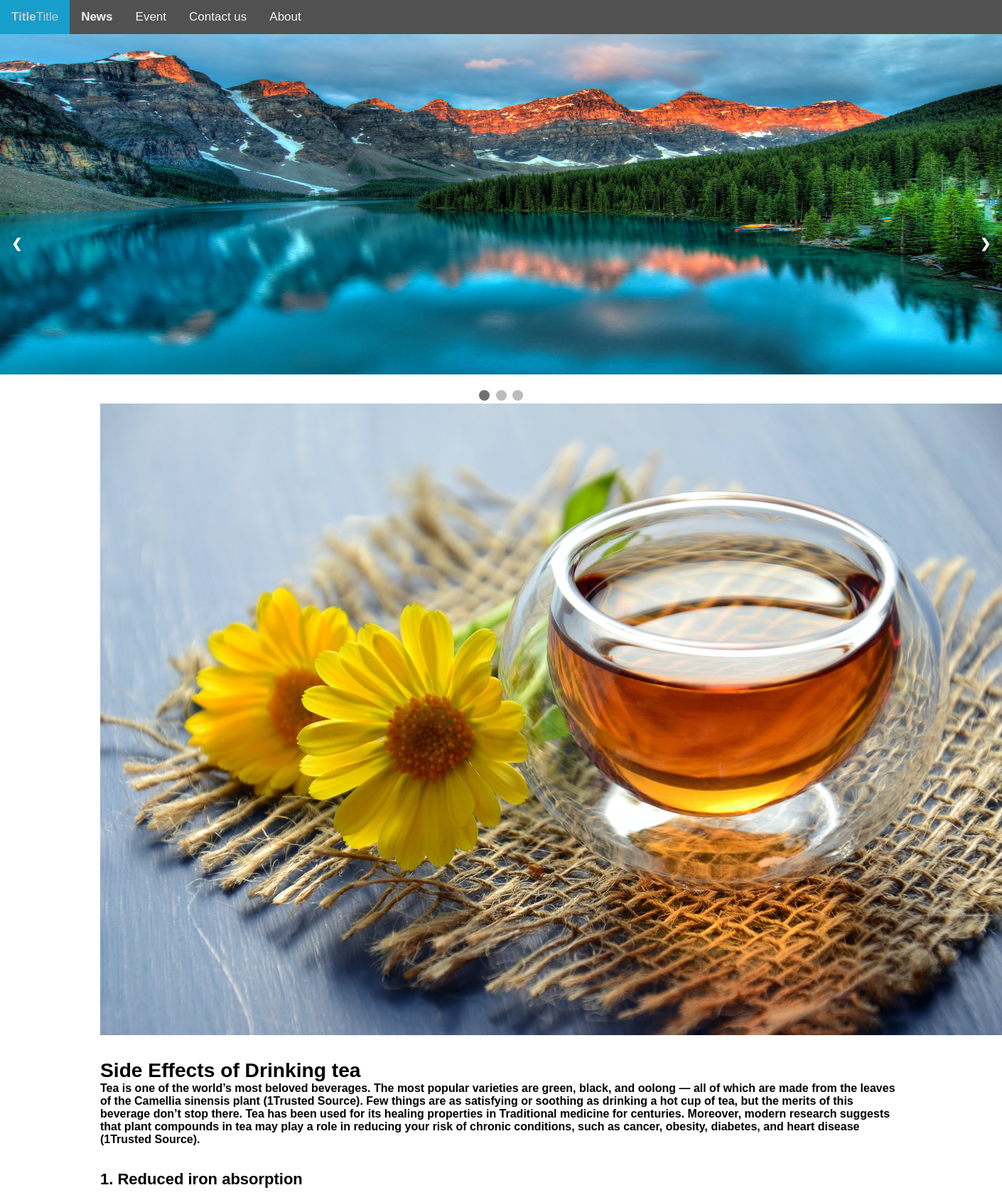
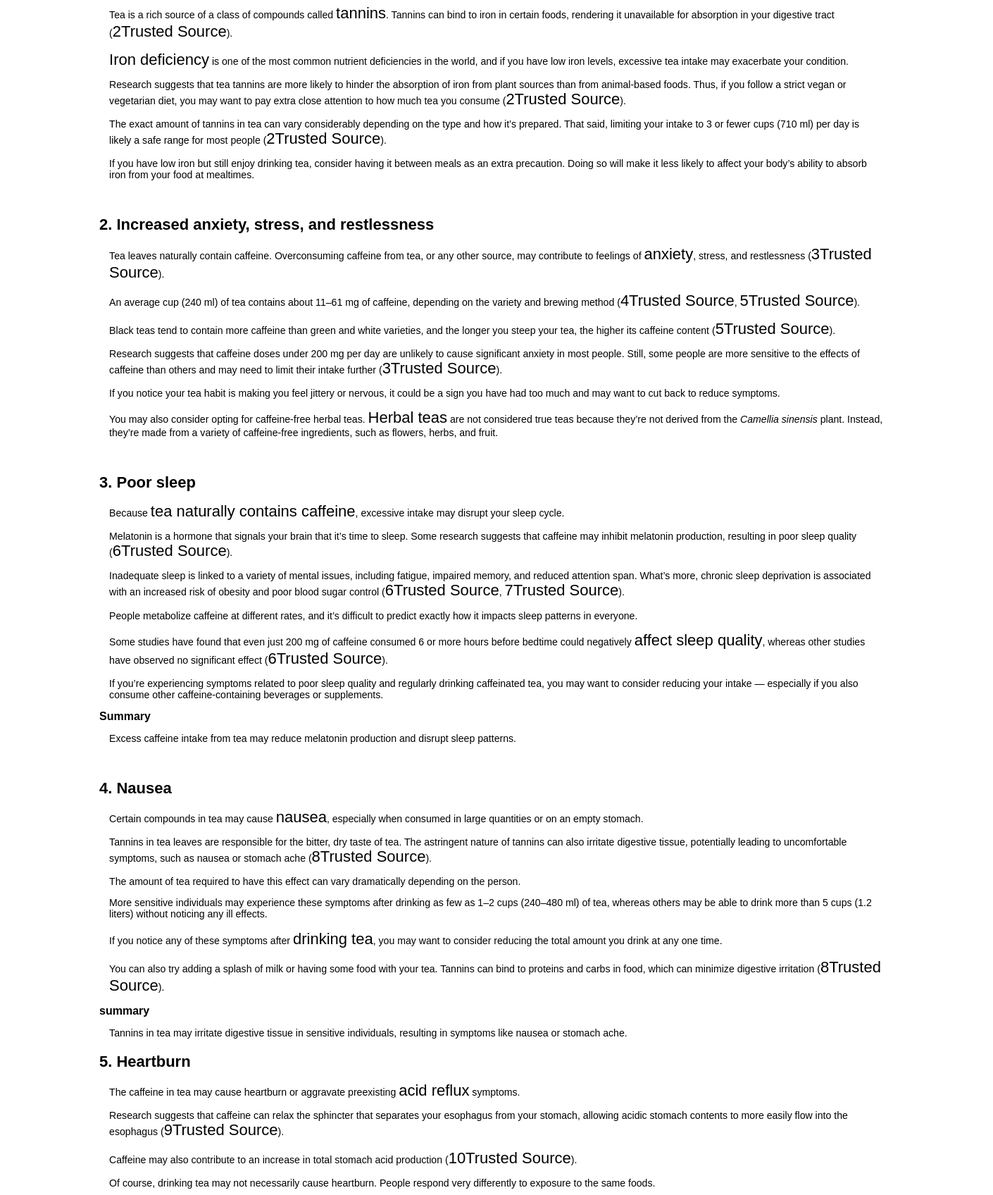
The page /post_d/side-effects-of-drinking-tea (upper part) on the database its author committed (2 pictures, top to bottom).
### blog_app/models.py (models this page shows, shortened)
class blogpost(models.Model):                           #Model / database for blogpost
    title=models.CharField(max_length=30)
    des=models.TextField(max_length=1000)
    bdes=models.TextField(max_length=3000)
    content=FroalaField()
    slug=AutoSlugField(populate_from='title',unique=True,null=True,default=None)
    image=models.ImageField(upload_to='images')
    created_at=models.DateTimeField(auto_now_add=True)
    upload_at=models.DateTimeField(auto_now=True)

### blog_app/views.py (the view)
# urls.py: path("post_d/<slug>",views.post_d,name='post_d'),
def post_d(request,slug):
    raw_data=blogpost.objects.get(slug=slug)
    data0={
        'data':raw_data,
    }
    return render(request,'post_da.html',data0)

### templates/post_da.html (shortened to what this page needs)
{% extends 'base.html' %}
{% block content %}
<div class="post_di">
<img src="media/{{data.image}}" alt="" srcset="">
<div class="td">
<h2>{{data.title}}</h2>
<h4>{{data.des}}</h4>
</div>
<div class="cont_di">{{data.content|safe}}</div>
</div>
{% endblock content %}

### static/sty.css (style rules this page uses)
* { margin: 0%; padding: 0%; box-sizing: border-box; }
body { font-family: Arial, Helvetica, sans-serif; }
h2 { font-size: 2.0vw; }
p { font-size: 1vw; }
.ft_1 h2,p { margin: 1vw; }
.post_di { width: 80%; height: auto; margin: auto; }
.td { margin-top: 2vw; margin-bottom: 2vw; }
a { text-decoration: none; font-size: 22px; color: black; }

### rows shown on the page
blogpost: image (picture), title "Side Effects of Drinking tea", des "Tea is one of the world’s most beloved beverages. The most popular varieties are green, black, and oolong — all of which are made from the leaves of the Camellia sinensis plant (1Trusted Source). Few things are as satisfying or soothing as drinking a hot cup of tea, but the merits of this beverage don’t stop there. Tea has been used for its healing properties in Traditional medicine for centuries. Moreover, modern research suggests that plant compounds in tea may play a role in reducing your risk of chronic conditions, such as cancer, obesity, diabetes, and heart disease (1Trusted Source).", content "1. Reduced iron absorption Tea is a rich source of a class of compounds called tannins . Tannins can bind to iron in certain foods, rendering it unavailable for absorption in your digestive tract ( 2Trusted Source ). Iron deficiency is one of the most common nutrient deficiencies in the world, and if you have low iron levels, excessive tea intake may exacerbate your condition. Research suggests that tea tannins are more likely to hinder the absorption of iron from plant sources than from animal-based foods. Thus, if you follow a strict vegan or vegetarian diet, you may want to pay extra close attention to how much tea you consume ( 2Trusted Source ). The exact amount of tannins in tea can…"
